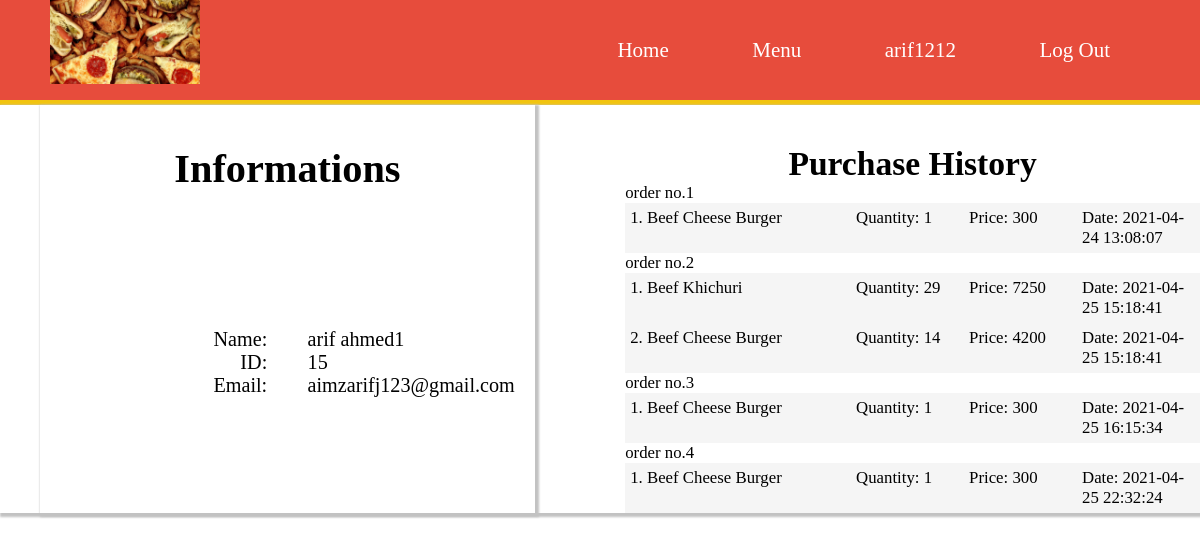
The app's page /profile.php (signed in) with its own data.
### tables this page shows
CREATE TABLE `orders` (
  `o_id` int(50) NOT NULL,
  `m_id` int(50) NOT NULL,
  `date` datetime NOT NULL
);

### profile.php (the view, shortened to what this page needs)
<?php
$servername = "localhost";
$username = "root";
$password = "";
$dbname = "food_delivery_system";
$conn = new mysqli($servername, $username, $password, $dbname);
?>
<!DOCTYPE html>
<html>
<head>
	<link type="text/css" rel="stylesheet"  href="profile.css">
</head>
<body>
	<div class="main">
		<nav>
			<img src="banner_1.jpg"width="150"hieght="150">
			<UL>
				<li><a href="welcome.php">Home</a></li>
				<li><a href="menu.php">Menu</a></li>
				<?php
					if(isset($_SESSION['email'])){
						echo "<li><a href=".'"profile.php">'. $_SESSION['name']."</a></li>
							<li><a href=".'"logout.php">Log Out'."</a></li>
						</UL>";
					}
					else{
					echo "<li><a href=".'"login.php">Login'."</a></li>
						</UL>";
					}
				?>
		</nav>
	</div>
	<div class="body">
		<div class="profile">
			<div class="header">
				Informations
			</div>
			<div class="category">
				<p>Name:</p>
				<p>ID:</p>
				<p>Email:</p>
			</div>
			<div class="information">
				<p><?php echo $_SESSION['memberdetails']['FullName'];?></p>
				<p><?php echo $_SESSION['memberdetails']['UserId'];?></p>
				<p><?php echo $_SESSION['memberdetails']['Email'];?></p>
			</div>
		</div>
			<div class="info">
				<div class="header">Purchase History</div>
		<?php
				$m_id=$_SESSION['memberdetails']['UserId'];
				$query = "SELECT o_id,date FROM `orders` WHERE m_id=$m_id";
				$result=mysqli_query($conn,$query);
				$count1=1;
				while($orders=mysqli_fetch_assoc($result))
				{
					$o_id=$orders['o_id'];
					$query = "SELECT products.name, orderproduct.quantity, orderproduct.total FROM orderproduct INNER JOIN products ON orderproduct.p_id=products.p_id WHERE o_id =$o_id";
					$result2=mysqli_query($conn,$query);
					echo "order no.".$count1++;
					$count2=0;
					while($product=mysqli_fetch_assoc($result2)){
						$count2++;
				?>
					<div class="order">
					<div>
						<p class="bold"><?php echo $count2.". ". $product['name']; ?></p>
					</div>
					<div>
						<p>Quantity: <?php echo $product['quantity']; ?></p>
					</div>
					<div>
						<p>Price: <?php echo $product['total']; ?></p>
					</div>
					<div>
						<p>Date: <?php echo $orders['date'];?></p>
					</div>
					</div>
					<?php
				}
			}?>
			</div>
</body>
</html>

### profile.css (style rules this page uses)
* { margin:0; padding:0; font-family: Century gothic; }
body { font-size: 14px; }
nav { height:100px; width: 100% margin:0; padding: 0; background-color: #e74c3c; line-height: 100px; border-bottom: 5px solid #f1c40f; }
nav ul { float:right; margin-right:50px; }
nav ul li { list-style-type: none; display:inline; }
nav ul li a { text-decoration: none; color:#ffff; padding: 40px; font-size: 150% }
nav img { float:left; margin-left: 50px; position: absolute; }
div.body { display: grid; grid-template-columns:1fr 1fr; grid-auto-rows: minmax(20px,auto); grid-gap: 3em; box-shadow: 2px 2px 2px 2px #C2C2C2; font-size: 120% }
div.profile { display: grid; grid-template-columns:1fr 1fr; margin-left: auto; margin-right: auto; grid-auto-rows: minmax(20px,auto); grid-gap: 2em; box-shadow: 2px 2px 2px 2px #C2C2C2; font-size: 120% }
.header { grid-column: 1/3; font-weight: bold; font-size: 200%; text-align: center; margin-top: 40px; }
div.category { text-align: right; margin-bottom: 20px; }
div.information { margin-right:20px; margin-bottom: 20px; }
.order { background-color: #F5F5F5; padding: 5px; display: grid; grid-template-columns: 40% 20% 20% 20%; }

### records on screen
orders: name "Beef Cheese Burger", quantity "1", total "300", date "2021-04-24 13:08:07"
orders: name "Beef Khichuri", quantity "29", total "7250", date "2021-04-25 15:18:41", name "Beef Cheese Burger", quantity "14", total "4200"
orders: name "Beef Cheese Burger", quantity "1", total "300", date "2021-04-25 16:15:34"
orders: name "Beef Cheese Burger", quantity "1", total "300", date "2021-04-25 22:32:24"

### other values on screen
$_SESSION['name'] "arif1212"
$_SESSION['memberdetails']['FullName'] "arif ahmed1"
$_SESSION['memberdetails']['UserId'] "15"
$_SESSION['memberdetails']['Email'] "aimzarifj123@gmail.com"
